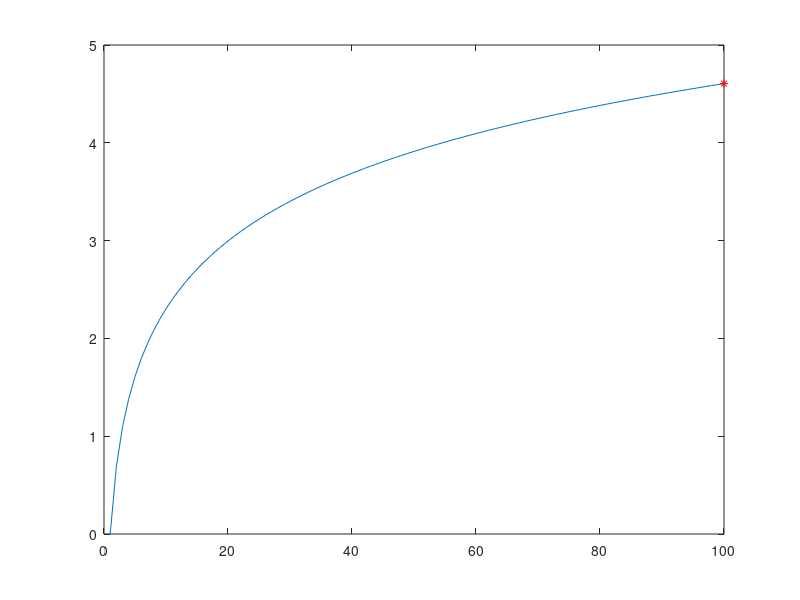

MATLAB code for this plot: (Note: this script raises an error after producing the figure.)
% %% Point move with a curve
% % DESCRIPTIVE TEXT
% %# control animation speed
% DELAY = 0.01;
% numPoints = 600;
% 
% %# create data
% x = linspace(0,10,numPoints);
% y = log(x);
% 
% %# plot graph
% figure('DoubleBuffer','on')                  %# no flickering
% plot(x,y, 'LineWidth',2), grid on
% xlabel('x'), ylabel('y'), title('y = log(x)')
% 
% %# create moving point + coords text
% hLine = line('XData',x(1), 'YData',y(1), 'Color','r', ...
%     'Marker','o', 'MarkerSize',6, 'LineWidth',2);
% hTxt = text(x(1), y(1), sprintf('(%.3f,%.3f)',x(1),y(1)), ...
%     'Color',[0.2 0.2 0.2], 'FontSize',8, ...
%     'HorizontalAlignment','left', 'VerticalAlignment','top');
% 
% %# infinite loop
% i = 1;                                       %# index
% while true      
%     %# update point & text
%     set(hLine, 'XData',x(i), 'YData',y(i))   
%     set(hTxt, 'Position',[x(i) y(i)], ...
%         'String',sprintf('(%.3f,%.3f)',[x(i) y(i)]))        
%     drawnow                                  %# force refresh
%     %#pause(DELAY)                           %# slow down animation
% 
%     i = rem(i+1,numPoints)+1;                %# circular increment
%     if ~ishandle(hLine), break; end          %# in case you close the figure
% end


%% SECTION TITLE
% DESCRIPTIVE TEXT
x = 1:100;
y = log(x);
DELAY = 0.05;
for i = 1:numel(x)
    clf;
    plot(x,y);
    hold on;
    plot(x(i),y(i),'r*');
    pause(DELAY);
    
    M(i)=getframe(gcf);
end

movie2avi(M,'WaveMovie.avi');
